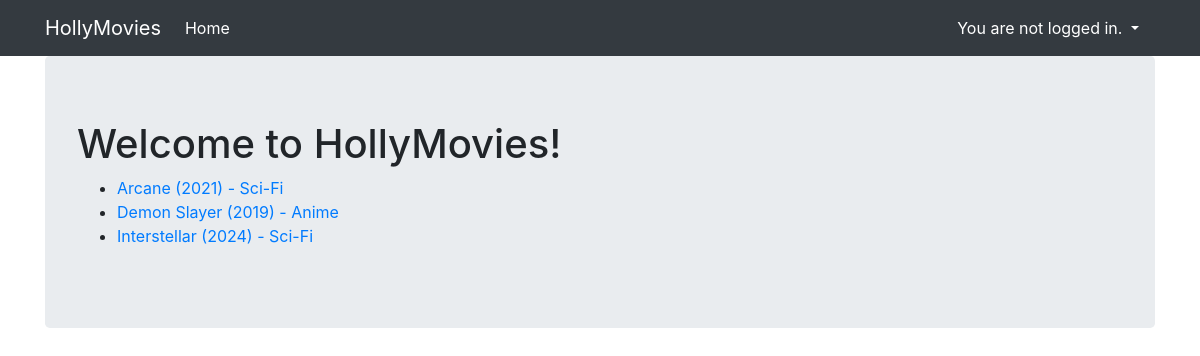
Page /movies/ on the committed database.
### viewer/models.py (models this page shows, shortened)
class Movie(Model):
    title = CharField(max_length=128)
    genre = ForeignKey(Genre, on_delete=DO_NOTHING)
    rating = IntegerField()
    released = DateField()
    description = TextField()
    created = DateTimeField(auto_now_add=True)
    slug = SlugField(unique=True, editable=False)
    actors = models.ManyToManyField(Actor, related_name='movies')

class Genre(Model):
    name = CharField(max_length=128)

### viewer/views.py (the view)
# urls.py: path('', MoviesView.as_view(), name='movie-list'),
class MoviesView(ListView):
    template_name = 'movies.html'
    model = Movie

### viewer/templates/movies.html
{% extends "base.html" %}
{% block content %}
<h1>Welcome to HollyMovies!</h1>
<ul>
    {% for movie in object_list %}
    <li>
        <a href="{% url 'movie-detail' movie.slug %}"> {{ movie.title }} ({{ movie.released.year }}) - {{ movie.genre.name }}</a>
    </li>
    {% endfor %}
</ul>
{% endblock %}

### rows in the picture
Movie: title "Arcane", released.year "2021", genre.name "Sci-Fi"
Movie: title "Demon Slayer", released.year "2019", genre.name "Anime"
Movie: title "Interstellar", released.year "2024", genre.name "Sci-Fi"
